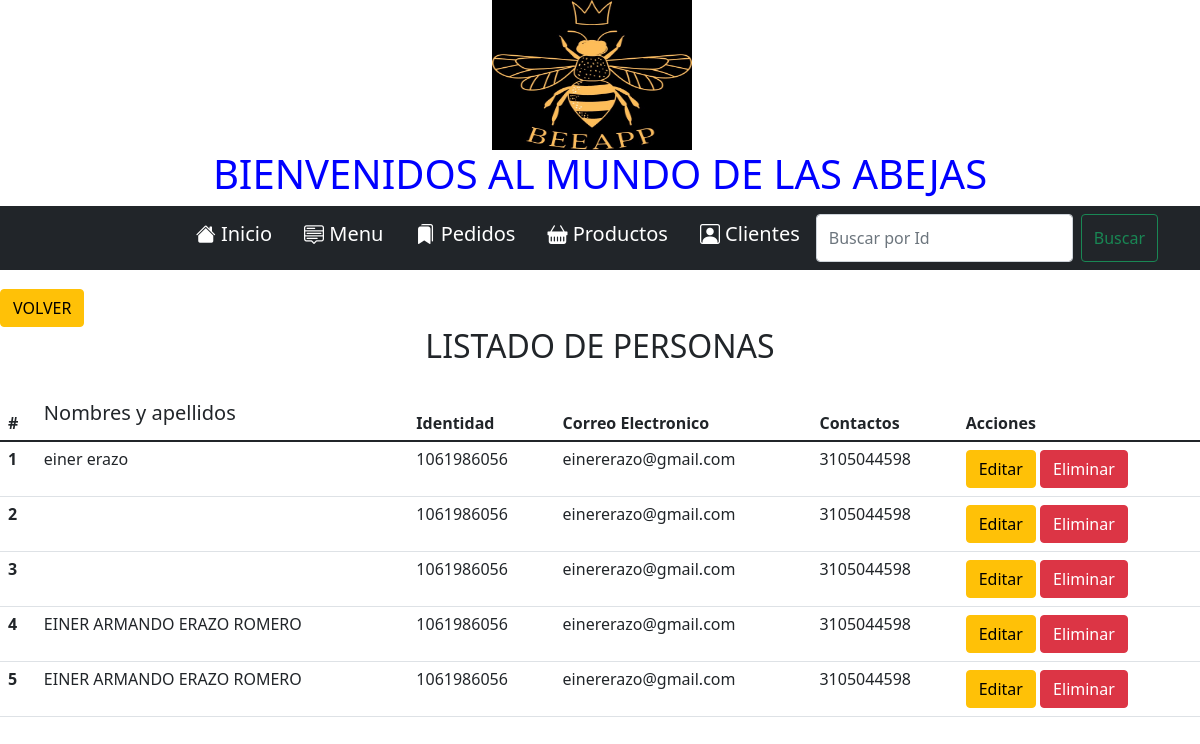
Page /usuario/vista/listaPersona.php on the committed database.
### tables this page shows
CREATE TABLE `persona` (
  `id` int(6) NOT NULL,
  `nombre` varchar(90) DEFAULT NULL,
  `identidad` varchar(60) DEFAULT NULL,
  `email` varchar(60) DEFAULT NULL,
  `password` varchar(60) DEFAULT NULL,
  `contactos` varchar(30) DEFAULT NULL
);

### conexion/conexion.php (called while the page is built, shortened)
<?php
    class Conexion {
        protected     $driver     = "mysql";
        protected   $host       = "localhost";
        private     $based      = "beeapp";
        private     $usuario    = "root";
        private     $contrasena = "";
        public function __construct(){
            try {
                $db = new PDO("{$this->driver}:host={$this->host};
                dbname={$this->based}", $this->usuario, $this->contrasena);
                $db->setAttribute(PDO::ATTR_ERRMODE, PDO::ERRMODE_EXCEPTION);
                return $db;
            } catch (PDOException $e) {
                echo "Error de conexión a la bd..".$e->getMessage();
            }
        }
    }
?>

### usuario/modelo/persona.php (called while the page is built, shortened)
<?php
   require_once("../../conexion/conexion.php");
   class Persona extends conexion {
        public function __construct()
        {
            $this->db = parent::__construct();
        }
        public function getpersona(){
            $rows = Null;
            $tabla = $this->db->prepare("SELECT id, nombre, identidad, email, password, contactos FROM persona");
            $tabla->execute();
            while ($result = $tabla->fetch()) {
            $rows[] = $result;
            }
            return $rows;
            }
   }
?>

### usuario/vista/listaPersona.php (the view, shortened to what this page needs)
<?php
    require_once("../modelo/persona.php");
    require_once("../../template/plantillaFormulario.php");
    $modelopersona = new persona();
?>
  <form>
    <a href="perfiladministrador.php">
    <button type="button" class="btn btn-warning" href="perfiladministrador.php"  >VOLVER</button>
    </a>
</form>
      <center><h2>LISTADO DE PERSONAS </h2></center>
      <table class="table">
    <thead>
        <tr>
            <th>#</th>
            <th><h5>Nombres y apellidos</th>
            <th>Identidad</th>
            <th>Correo Electronico</th>
            <th>Contactos</th>
            <th> Acciones</th></h3>
    </thead>
    <tbody>
        <?php
          $verpersonas = $modelopersona->getpersona();
          foreach ($verpersonas as $Key => $listarpersona) {
        ?>
            <tr>
            <th scope="row"><?= $listarpersona['id'];?></th>
                <td><?= $listarpersona['nombre'];?></td>
                <td><?= $listarpersona['identidad'];?></td>
                <td><?= $listarpersona['email'];?></td>
                <td><?= $listarpersona['contactos'];?></td>
                <td>
                   <a href="update.php?=id<?= $listarpersona['id'];?>" class="btn btn-warning">Editar</a>
                    <a href="delete.php=id<?= $listarpersona['id']?>" class="btn btn-danger">Eliminar</a>
                </td>
            </tr>
        <?php
        }
        ?>
    </tbody>
</table>

### rows in the picture
persona: id "1", nombre "einer erazo", identidad "1061986056", email "einererazo@gmail.com", contactos "3105044598"
persona: id "2", identidad "1061986056", email "einererazo@gmail.com", contactos "3105044598"
persona: id "3", identidad "1061986056", email "einererazo@gmail.com", contactos "3105044598"
persona: id "4", nombre "EINER ARMANDO ERAZO ROMERO", identidad "1061986056", email "einererazo@gmail.com", contactos "3105044598"
persona: id "5", nombre "EINER ARMANDO ERAZO ROMERO", identidad "1061986056", email "einererazo@gmail.com", contactos "3105044598"
